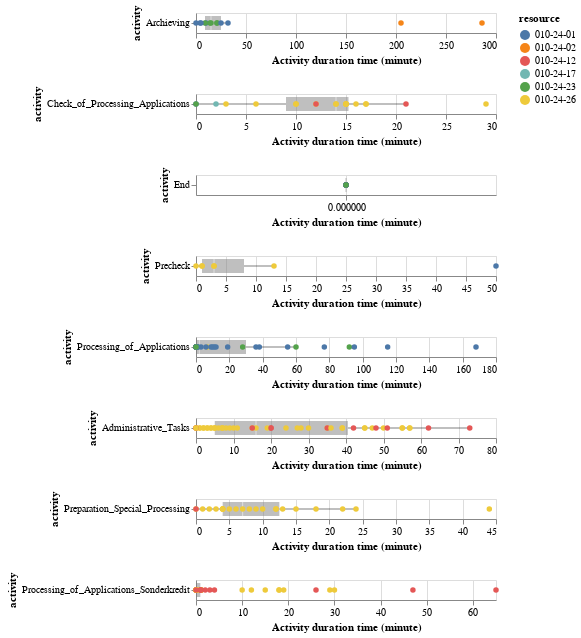

The notebook cell this image was saved under:
### Code cell
log_data = log[
    (log['resource'].isin(sel_resources)) &
    (log['case_type'] == 'special loan')
]

res_data = res_performance[
    (res_performance['resource'].isin(sel_resources)) &
    (res_performance['case_type'] == 'special loan')
]

charts = []
for activity in res_data['activity'].unique():
    # Show only visualizations of certain activities
    if activity not in {
        'Administrative_Tasks',
        'Check_of_Processing_Applications',
        'Preparation_Special_Processing',
        'Processing_of_Applications_Sonderkredit',
        'Archieving',
        'End',
        'Precheck',
        'Processing_of_Applications'
    }:
        continue
    threshold = log_data['activity_duration_minute'].quantile(0.75) + 1.5 * (
        log_data['activity_duration_minute'].quantile(0.75) -
        log_data['activity_duration_minute'].quantile(0.25)
    )
    print('Activity "{}" mean duration time threshold (Q3 + 1.5IQR): {}'.format(
        activity, threshold
    ))
    subset = res_data[res_data['activity'] == activity]
    selection = alt.selection_point(fields=['resource'], bind='legend')
    charts.append(
        alt.layer(
            alt.Chart(log_data[log_data['activity'] == activity]).mark_boxplot(
                outliers={'size': 0}
            ).encode(
                y='activity',
                x=alt.X('activity_duration_minute').title(
                    'Activity duration time (minute)'
                ),
                color=alt.value('grey'),
                opacity=alt.value(0.5)
            ),
            alt.Chart(log_data[log_data['activity'] == activity]).mark_circle().encode(
                y='activity',
                x='activity_duration_minute',
                color='resource',
                tooltip=['resource', 'activity', 'activity_duration_minute'],
                opacity=alt.condition(selection, alt.value(1), alt.value(0))
            ).add_params(
                selection
            )
        )
    )
alt.vconcat(*charts)
